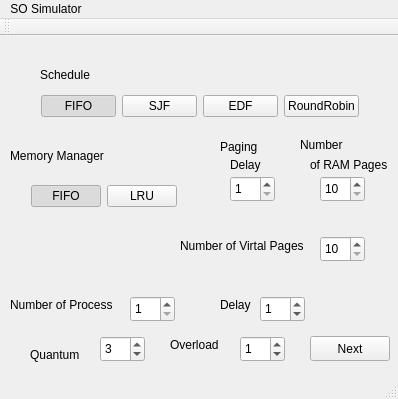
<?xml version="1.0" encoding="UTF-8"?>
<ui version="4.0">
 <class>SimulatorGUI</class>
 <widget class="QMainWindow" name="SimulatorGUI">
  <property name="geometry">
   <rect>
    <x>0</x>
    <y>0</y>
    <width>398</width>
    <height>399</height>
   </rect>
  </property>
  <property name="windowTitle">
   <string>SimulatorGUI</string>
  </property>
  <widget class="QWidget" name="centralWidget">
   <widget class="QPushButton" name="Next">
    <property name="geometry">
     <rect>
      <x>310</x>
      <y>300</y>
      <width>80</width>
      <height>25</height>
     </rect>
    </property>
    <property name="text">
     <string>Next</string>
    </property>
   </widget>
   <widget class="QLabel" name="label">
    <property name="geometry">
     <rect>
      <x>10</x>
      <y>260</y>
      <width>111</width>
      <height>17</height>
     </rect>
    </property>
    <property name="text">
     <string>Number of Process</string>
    </property>
   </widget>
   <widget class="QLabel" name="label_2">
    <property name="geometry">
     <rect>
      <x>220</x>
      <y>260</y>
      <width>54</width>
      <height>17</height>
     </rect>
    </property>
    <property name="text">
     <string>Delay</string>
    </property>
   </widget>
   <widget class="QLabel" name="label_3">
    <property name="geometry">
     <rect>
      <x>180</x>
      <y>200</y>
      <width>131</width>
      <height>20</height>
     </rect>
    </property>
    <property name="text">
     <string>Number of Virtal Pages</string>
    </property>
   </widget>
   <widget class="QLabel" name="label_4">
    <property name="geometry">
     <rect>
      <x>220</x>
      <y>100</y>
      <width>41</width>
      <height>21</height>
     </rect>
    </property>
    <property name="text">
     <string>Paging </string>
    </property>
   </widget>
   <widget class="QLabel" name="label_5">
    <property name="geometry">
     <rect>
      <x>230</x>
      <y>120</y>
      <width>54</width>
      <height>17</height>
     </rect>
    </property>
    <property name="text">
     <string>Delay</string>
    </property>
   </widget>
   <widget class="QLabel" name="label_6">
    <property name="geometry">
     <rect>
      <x>300</x>
      <y>100</y>
      <width>54</width>
      <height>17</height>
     </rect>
    </property>
    <property name="text">
     <string>Number</string>
    </property>
   </widget>
   <widget class="QLabel" name="label_7">
    <property name="geometry">
     <rect>
      <x>310</x>
      <y>120</y>
      <width>81</width>
      <height>17</height>
     </rect>
    </property>
    <property name="text">
     <string>of RAM Pages</string>
    </property>
   </widget>
   <widget class="QLabel" name="label_8">
    <property name="geometry">
     <rect>
      <x>40</x>
      <y>30</y>
      <width>54</width>
      <height>17</height>
     </rect>
    </property>
    <property name="text">
     <string>Schedule</string>
    </property>
   </widget>
   <widget class="QLabel" name="label_9">
    <property name="geometry">
     <rect>
      <x>10</x>
      <y>110</y>
      <width>131</width>
      <height>20</height>
     </rect>
    </property>
    <property name="text">
     <string>Memory Manager</string>
    </property>
   </widget>
   <widget class="QSpinBox" name="pDelay">
    <property name="geometry">
     <rect>
      <x>230</x>
      <y>140</y>
      <width>45</width>
      <height>26</height>
     </rect>
    </property>
    <property name="minimum">
     <number>1</number>
    </property>
    <property name="maximum">
     <number>50</number>
    </property>
   </widget>
   <widget class="QSpinBox" name="nRAM">
    <property name="geometry">
     <rect>
      <x>320</x>
      <y>140</y>
      <width>45</width>
      <height>26</height>
     </rect>
    </property>
    <property name="minimum">
     <number>10</number>
    </property>
    <property name="maximum">
     <number>100</number>
    </property>
   </widget>
   <widget class="QSpinBox" name="nVirtual">
    <property name="geometry">
     <rect>
      <x>320</x>
      <y>200</y>
      <width>45</width>
      <height>26</height>
     </rect>
    </property>
    <property name="minimum">
     <number>10</number>
    </property>
    <property name="maximum">
     <number>150</number>
    </property>
   </widget>
   <widget class="QSpinBox" name="nProcs">
    <property name="geometry">
     <rect>
      <x>130</x>
      <y>260</y>
      <width>45</width>
      <height>26</height>
     </rect>
    </property>
    <property name="minimumSize">
     <size>
      <width>45</width>
      <height>0</height>
     </size>
    </property>
    <property name="minimum">
     <number>1</number>
    </property>
    <property name="maximum">
     <number>1000</number>
    </property>
    <property name="value">
     <number>1</number>
    </property>
   </widget>
   <widget class="QSpinBox" name="delay">
    <property name="geometry">
     <rect>
      <x>260</x>
      <y>260</y>
      <width>45</width>
      <height>26</height>
     </rect>
    </property>
    <property name="maximum">
     <number>100</number>
    </property>
    <property name="value">
     <number>1</number>
    </property>
   </widget>
   <widget class="QWidget" name="horizontalLayoutWidget">
    <property name="geometry">
     <rect>
      <x>30</x>
      <y>30</y>
      <width>340</width>
      <height>80</height>
     </rect>
    </property>
    <layout class="QHBoxLayout" name="horizontalLayout">
     <item>
      <widget class="QPushButton" name="FIFO_S">
       <property name="text">
        <string>FIFO</string>
       </property>
       <property name="checkable">
        <bool>true</bool>
       </property>
       <property name="checked">
        <bool>true</bool>
       </property>
       <property name="autoExclusive">
        <bool>true</bool>
       </property>
      </widget>
     </item>
     <item>
      <widget class="QPushButton" name="SJF">
       <property name="text">
        <string>SJF</string>
       </property>
       <property name="checkable">
        <bool>true</bool>
       </property>
       <property name="autoExclusive">
        <bool>true</bool>
       </property>
      </widget>
     </item>
     <item>
      <widget class="QPushButton" name="EDF">
       <property name="text">
        <string>EDF</string>
       </property>
       <property name="checkable">
        <bool>true</bool>
       </property>
       <property name="autoExclusive">
        <bool>true</bool>
       </property>
      </widget>
     </item>
     <item>
      <widget class="QPushButton" name="RoundRobin">
       <property name="text">
        <string>RoundRobin</string>
       </property>
       <property name="checkable">
        <bool>true</bool>
       </property>
       <property name="autoExclusive">
        <bool>true</bool>
       </property>
      </widget>
     </item>
    </layout>
   </widget>
   <widget class="QWidget" name="horizontalLayoutWidget_2">
    <property name="geometry">
     <rect>
      <x>20</x>
      <y>120</y>
      <width>168</width>
      <height>80</height>
     </rect>
    </property>
    <layout class="QHBoxLayout" name="horizontalLayout_2">
     <item>
      <widget class="QPushButton" name="FIFO_MM">
       <property name="text">
        <string>FIFO</string>
       </property>
       <property name="checkable">
        <bool>true</bool>
       </property>
       <property name="checked">
        <bool>true</bool>
       </property>
       <property name="autoExclusive">
        <bool>true</bool>
       </property>
      </widget>
     </item>
     <item>
      <widget class="QPushButton" name="LRU">
       <property name="text">
        <string>LRU</string>
       </property>
       <property name="checkable">
        <bool>true</bool>
       </property>
       <property name="autoExclusive">
        <bool>true</bool>
       </property>
      </widget>
     </item>
    </layout>
   </widget>
   <widget class="QSpinBox" name="quantumBox">
    <property name="geometry">
     <rect>
      <x>100</x>
      <y>300</y>
      <width>45</width>
      <height>26</height>
     </rect>
    </property>
    <property name="value">
     <number>3</number>
    </property>
   </widget>
   <widget class="QSpinBox" name="overloadBox">
    <property name="geometry">
     <rect>
      <x>240</x>
      <y>300</y>
      <width>45</width>
      <height>26</height>
     </rect>
    </property>
    <property name="value">
     <number>1</number>
    </property>
   </widget>
   <widget class="QLabel" name="label_10">
    <property name="geometry">
     <rect>
      <x>30</x>
      <y>310</y>
      <width>54</width>
      <height>17</height>
     </rect>
    </property>
    <property name="text">
     <string>Quantum</string>
    </property>
   </widget>
   <widget class="QLabel" name="label_11">
    <property name="geometry">
     <rect>
      <x>170</x>
      <y>300</y>
      <width>54</width>
      <height>17</height>
     </rect>
    </property>
    <property name="text">
     <string>Overload</string>
    </property>
   </widget>
  </widget>
  <widget class="QMenuBar" name="menuBar">
   <property name="geometry">
    <rect>
     <x>0</x>
     <y>0</y>
     <width>398</width>
     <height>22</height>
    </rect>
   </property>
   <widget class="QMenu" name="menuSO_Simulator">
    <property name="title">
     <string>SO Simulator</string>
    </property>
   </widget>
   <addaction name="menuSO_Simulator"/>
  </widget>
  <widget class="QToolBar" name="mainToolBar">
   <attribute name="toolBarArea">
    <enum>TopToolBarArea</enum>
   </attribute>
   <attribute name="toolBarBreak">
    <bool>false</bool>
   </attribute>
  </widget>
  <widget class="QStatusBar" name="statusBar"/>
 </widget>
 <layoutdefault spacing="6" margin="11"/>
 <resources/>
 <connections/>
</ui>
